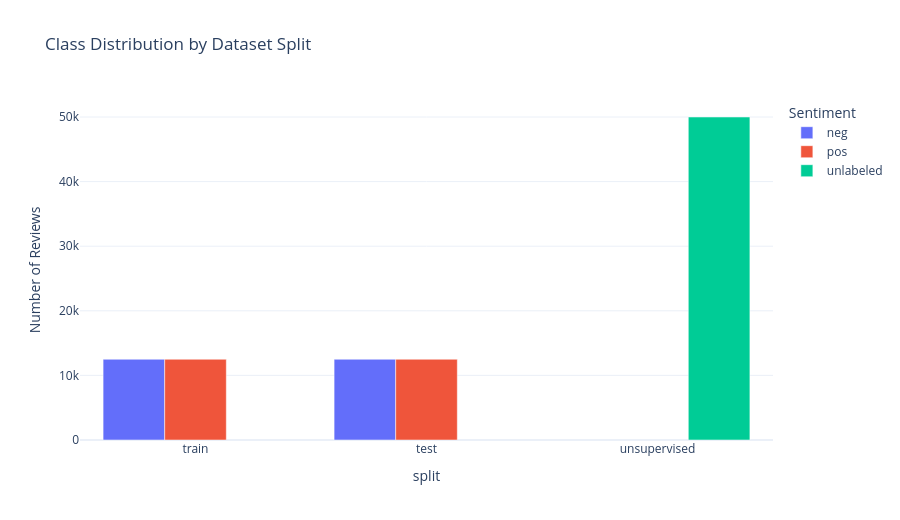
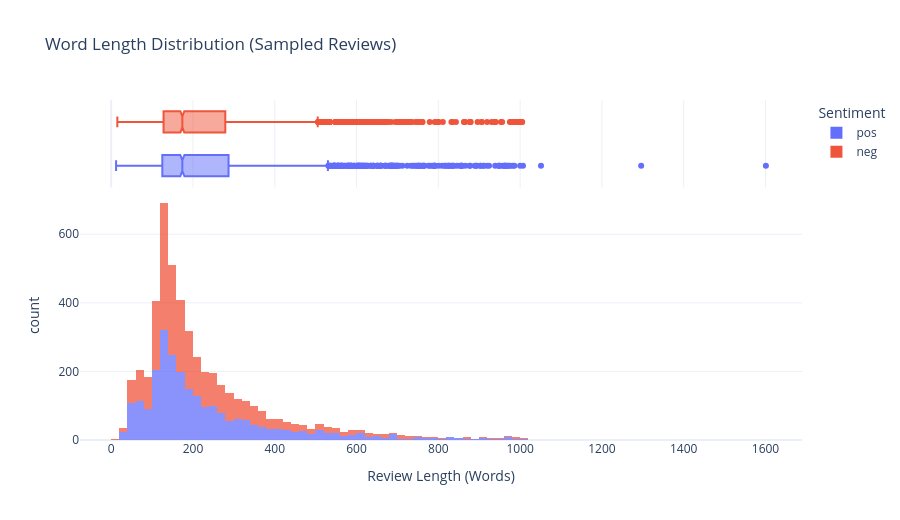
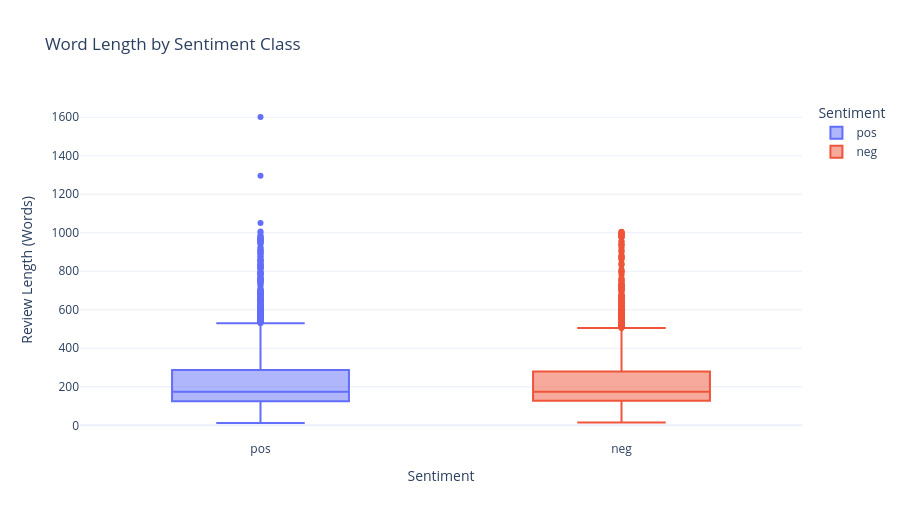

The notebook cell these images were saved under, in order:
### Markdown cell above
## 4) Interactive Exploratory Data Analysis (EDA)

Before training, it is useful to inspect:

- **Class distribution**: confirms if labels are balanced.
- **Review length distribution**: helps choose a practical max token length.

In this section, we build interactive Plotly charts:

1. Bar chart for class counts by split.
2. Histogram and box plot for review lengths.

These visual checks help justify preprocessing choices (especially truncation length).

### Code cell
def build_label_count_df(dataset: DatasetDict) -> pd.DataFrame:
    """Create a dataframe with class counts for each split.

    Note: Some IMDB configurations include an `unsupervised` split where label = -1.
    We handle those rows as `unlabeled` instead of sending negative values to np.bincount.
    """
    rows = []

    for split_name, split_data in dataset.items():
        labels = np.array(split_data["label"], dtype=int)

        # Count normal labeled classes (0, 1, ...) only.
        non_negative_labels = labels[labels >= 0]
        if non_negative_labels.size > 0:
            counts = np.bincount(non_negative_labels, minlength=len(label_names))

            for label_id, count in enumerate(counts):
                rows.append(
                    {
                        "split": split_name,
                        "label_id": int(label_id),
                        "label_name": label_names[label_id],
                        "count": int(count),
                    }
                )

        # Count unlabeled examples (label = -1) if present.
        unlabeled_count = int((labels < 0).sum())
        if unlabeled_count > 0:
            rows.append(
                {
                    "split": split_name,
                    "label_id": -1,
                    "label_name": "unlabeled",
                    "count": unlabeled_count,
                }
            )

    return pd.DataFrame(rows)


def build_length_df(dataset: DatasetDict, split: str = "train", sample_size: int = 5000) -> pd.DataFrame:
    """Create a dataframe with character and word lengths for a sampled subset of reviews."""
    split_data = dataset[split]
    max_rows = min(sample_size, len(split_data))

    # Sample deterministic subset for stable visual comparisons.
    sampled = split_data.shuffle(seed=cfg.seed).select(range(max_rows))

    df = pd.DataFrame(
        {
            "label_id": sampled["label"],
            "text": sampled["text"],
        }
    )

    # Basic text length features useful for token-length decisions.
    df["label_name"] = df["label_id"].map(id2label)
    df["char_length"] = df["text"].str.len()
    df["word_length"] = df["text"].str.split().str.len()

    return df


def show_plotly_figure(fig) -> None:
    """Render Plotly figure with a fallback for environments with renderer issues."""
    try:
        fig.show()
    except Exception:
        # Fallback: explicit HTML embed for environments where renderer extensions fail.
        display(HTML(fig.to_html(full_html=False, include_plotlyjs="cdn")))


def plot_label_distribution(label_count_df: pd.DataFrame) -> None:
    """Plot an interactive class distribution chart."""
    fig = px.bar(
        label_count_df,
        x="split",
        y="count",
        color="label_name",
        barmode="group",
        title="Class Distribution by Dataset Split",
        labels={"count": "Number of Reviews", "label_name": "Sentiment"},
        template="plotly_white",
    )
    fig.update_layout(height=520)
    show_plotly_figure(fig)


def plot_length_distributions(length_df: pd.DataFrame) -> None:
    """Plot interactive review-length charts (histogram + box plot)."""
    hist_fig = px.histogram(
        length_df,
        x="word_length",
        color="label_name",
        nbins=80,
        opacity=0.75,
        title="Word Length Distribution (Sampled Reviews)",
        labels={"word_length": "Review Length (Words)", "label_name": "Sentiment"},
        marginal="box",
        template="plotly_white",
    )
    hist_fig.update_layout(height=520)
    show_plotly_figure(hist_fig)

    box_fig = px.box(
        length_df,
        x="label_name",
        y="word_length",
        color="label_name",
        title="Word Length by Sentiment Class",
        labels={"label_name": "Sentiment", "word_length": "Review Length (Words)"},
        template="plotly_white",
    )
    box_fig.update_layout(height=520)
    show_plotly_figure(box_fig)


# Build analysis tables.
label_count_df = build_label_count_df(raw_datasets)
length_df = build_length_df(raw_datasets, split="train", sample_size=5000)

# Display summary statistics to complement the plots.
display(label_count_df)
display(length_df[["char_length", "word_length"]].describe().T)

# Render interactive charts.
plot_label_distribution(label_count_df)
plot_length_distributions(length_df)

### Figure 1 — Plotly figure (JSON) as saved in the notebook; plotly's stock layout.template omitted (floating-point values rounded to 4 significant figures)
{"data": [{"alignmentgroup": "True", "hovertemplate": "Sentiment=neg<br>split=%{x}<br>Number of Reviews=%{y}<extra></extra>", "legendgroup": "neg", "marker": {"color": "#636efa", "pattern": {"shape": ""}}, "name": "neg", "offsetgroup": "neg", "orientation": "v", "showlegend": true, "textposition": "auto", "type": "bar", "x": ["train", "test"], "xaxis": "x", "y": [12500, 12500], "yaxis": "y"}, {"alignmentgroup": "True", "hovertemplate": "Sentiment=pos<br>split=%{x}<br>Number of Reviews=%{y}<extra></extra>", "legendgroup": "pos", "marker": {"color": "#EF553B", "pattern": {"shape": ""}}, "name": "pos", "offsetgroup": "pos", "orientation": "v", "showlegend": true, "textposition": "auto", "type": "bar", "x": ["train", "test"], "xaxis": "x", "y": [12500, 12500], "yaxis": "y"}, {"alignmentgroup": "True", "hovertemplate": "Sentiment=unlabeled<br>split=%{x}<br>Number of Reviews=%{y}<extra></extra>", "legendgroup": "unlabeled", "marker": {"color": "#00cc96", "pattern": {"shape": ""}}, "name": "unlabeled", "offsetgroup": "unlabeled", "orientation": "v", "showlegend": true, "textposition": "auto", "type": "bar", "x": ["unsupervised"], "xaxis": "x", "y": [50000], "yaxis": "y"}], "layout": {"barmode": "group", "height": 520, "legend": {"title": {"text": "Sentiment"}, "tracegroupgap": 0}, "title": {"text": "Class Distribution by Dataset Split"}, "xaxis": {"anchor": "y", "domain": [0, 1], "title": {"text": "split"}}, "yaxis": {"anchor": "x", "domain": [0, 1], "title": {"text": "Number of Reviews"}}}}

### Figure 2 — Plotly figure (JSON) as saved in the notebook; plotly's stock layout.template omitted (floating-point values rounded to 4 significant figures; data arrays with more than 128 entries replaced by an {"elided": "..."} marker saying what was removed)
{"data": [{"alignmentgroup": "True", "bingroup": "x", "hovertemplate": "Sentiment=pos<br>Review Length (Words)=%{x}<br>count=%{y}<extra></extra>", "legendgroup": "pos", "marker": {"color": "#636efa", "opacity": 0.75, "pattern": {"shape": ""}}, "name": "pos", "nbinsx": 80, "offsetgroup": "pos", "orientation": "v", "showlegend": true, "type": "histogram", "x": {"elided": "2506 int values"}, "xaxis": "x", "yaxis": "y"}, {"alignmentgroup": "True", "hovertemplate": "Sentiment=pos<br>Review Length (Words)=%{x}<extra></extra>", "legendgroup": "pos", "marker": {"color": "#636efa"}, "name": "pos", "notched": true, "offsetgroup": "pos", "showlegend": false, "type": "box", "x": {"elided": "2506 int values"}, "xaxis": "x2", "yaxis": "y2"}, {"alignmentgroup": "True", "bingroup": "x", "hovertemplate": "Sentiment=neg<br>Review Length (Words)=%{x}<br>count=%{y}<extra></extra>", "legendgroup": "neg", "marker": {"color": "#EF553B", "opacity": 0.75, "pattern": {"shape": ""}}, "name": "neg", "nbinsx": 80, "offsetgroup": "neg", "orientation": "v", "showlegend": true, "type": "histogram", "x": {"elided": "2494 int values"}, "xaxis": "x", "yaxis": "y"}, {"alignmentgroup": "True", "hovertemplate": "Sentiment=neg<br>Review Length (Words)=%{x}<extra></extra>", "legendgroup": "neg", "marker": {"color": "#EF553B"}, "name": "neg", "notched": true, "offsetgroup": "neg", "showlegend": false, "type": "box", "x": {"elided": "2494 int values"}, "xaxis": "x2", "yaxis": "y2"}], "layout": {"barmode": "relative", "height": 520, "legend": {"title": {"text": "Sentiment"}, "tracegroupgap": 0}, "title": {"text": "Word Length Distribution (Sampled Reviews)"}, "xaxis": {"anchor": "y", "domain": [0, 1], "title": {"text": "Review Length (Words)"}}, "xaxis2": {"anchor": "y2", "domain": [0, 1], "matches": "x", "showgrid": true, "showticklabels": false}, "yaxis": {"anchor": "x", "domain": [0, 0.7326], "title": {"text": "count"}}, "yaxis2": {"anchor": "x2", "domain": [0.7426, 1], "matches": "y2", "showgrid": false, "showline": false, "showticklabels": false, "ticks": ""}}}

### Figure 3 — Plotly figure (JSON) as saved in the notebook; plotly's stock layout.template omitted (floating-point values rounded to 4 significant figures; data arrays with more than 128 entries replaced by an {"elided": "..."} marker saying what was removed)
{"data": [{"alignmentgroup": "True", "hovertemplate": "Sentiment=%{x}<br>Review Length (Words)=%{y}<extra></extra>", "legendgroup": "pos", "marker": {"color": "#636efa"}, "name": "pos", "notched": false, "offsetgroup": "pos", "orientation": "v", "showlegend": true, "type": "box", "x": {"elided": "2506 str values"}, "x0": " ", "xaxis": "x", "y": {"elided": "2506 int values"}, "y0": " ", "yaxis": "y"}, {"alignmentgroup": "True", "hovertemplate": "Sentiment=%{x}<br>Review Length (Words)=%{y}<extra></extra>", "legendgroup": "neg", "marker": {"color": "#EF553B"}, "name": "neg", "notched": false, "offsetgroup": "neg", "orientation": "v", "showlegend": true, "type": "box", "x": {"elided": "2494 str values"}, "x0": " ", "xaxis": "x", "y": {"elided": "2494 int values"}, "y0": " ", "yaxis": "y"}], "layout": {"boxmode": "overlay", "height": 520, "legend": {"title": {"text": "Sentiment"}, "tracegroupgap": 0}, "title": {"text": "Word Length by Sentiment Class"}, "xaxis": {"anchor": "y", "categoryarray": ["pos", "neg"], "categoryorder": "array", "domain": [0, 1], "title": {"text": "Sentiment"}}, "yaxis": {"anchor": "x", "domain": [0, 1], "title": {"text": "Review Length (Words)"}}}}
